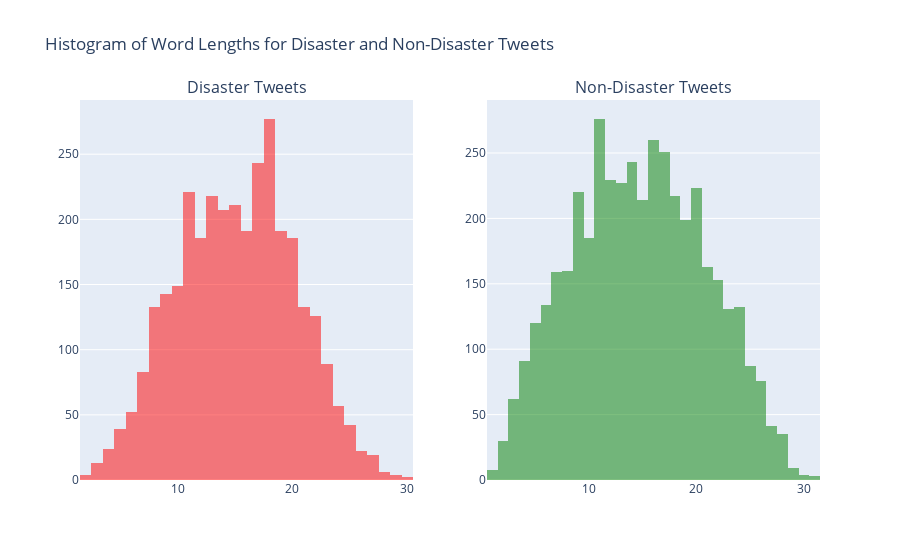

The notebook cell this image was saved under:
### Markdown cell above
♻️ La distribution des tweets est très similaire. 120 à 140 caractères sont les plus communs.

### Code cell
plot_tweet_word_length_histogram(raw=True)

### Figure 1 — Plotly figure (JSON) as saved in the notebook; plotly's stock layout.template omitted (floating-point values rounded to 4 significant figures; data arrays with more than 128 entries replaced by an {"elided": "..."} marker saying what was removed)
{"data": [{"alignmentgroup": "True", "bingroup": "x", "hovertemplate": "Word Length=%{x}<br>count=%{y}<extra></extra>", "legendgroup": "", "marker": {"color": "red", "opacity": 0.5, "pattern": {"shape": ""}}, "name": "", "offsetgroup": "", "orientation": "v", "showlegend": false, "type": "histogram", "x": {"elided": "3271 int values"}, "xaxis": "x", "yaxis": "y"}, {"alignmentgroup": "True", "bingroup": "x", "hovertemplate": "Word Length=%{x}<br>count=%{y}<extra></extra>", "legendgroup": "", "marker": {"color": "green", "opacity": 0.5, "pattern": {"shape": ""}}, "name": "", "offsetgroup": "", "orientation": "v", "showlegend": false, "type": "histogram", "x": {"elided": "4342 int values"}, "xaxis": "x2", "yaxis": "y2"}], "layout": {"annotations": [{"font": {"size": 16}, "showarrow": false, "text": "Disaster Tweets", "x": 0.225, "xanchor": "center", "xref": "paper", "y": 1, "yanchor": "bottom", "yref": "paper"}, {"font": {"size": 16}, "showarrow": false, "text": "Non-Disaster Tweets", "x": 0.775, "xanchor": "center", "xref": "paper", "y": 1, "yanchor": "bottom", "yref": "paper"}], "title": {"text": "Histogram of Word Lengths for Disaster and Non-Disaster Tweets"}, "xaxis": {"anchor": "y", "domain": [0, 0.45]}, "xaxis2": {"anchor": "y2", "domain": [0.55, 1]}, "yaxis": {"anchor": "x", "domain": [0, 1]}, "yaxis2": {"anchor": "x2", "domain": [0, 1]}}}
